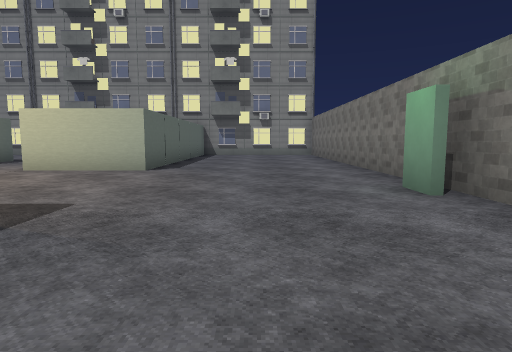
View 1 (above)

24 first-person views from a walk through a 3-D level made in the Godot game engine. The camera is 1.2 m above the floor, tilts 6° down and sees 75° across. The floor is counted in squares, 2 m on a side. Each view is taken from the middle of a square. On the plan, view 1 faces up. The plan holds only what a view shows up to about 10 squares ahead; the rest is blank. The place goes on beyond the plan. Some surface patterns are stand-ins.

View 2
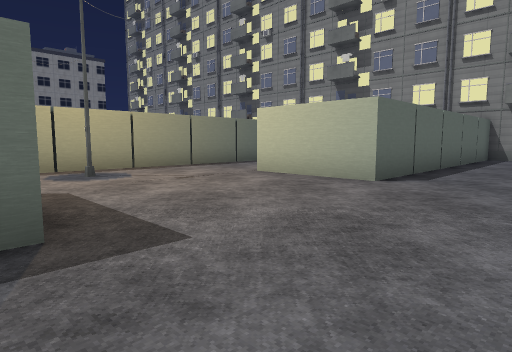

View 3
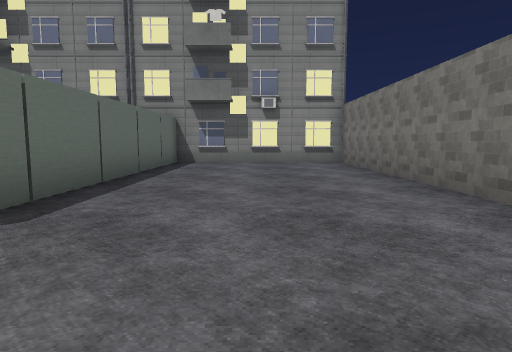

View 4
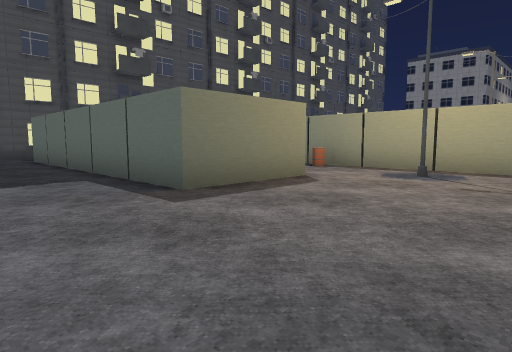

View 5
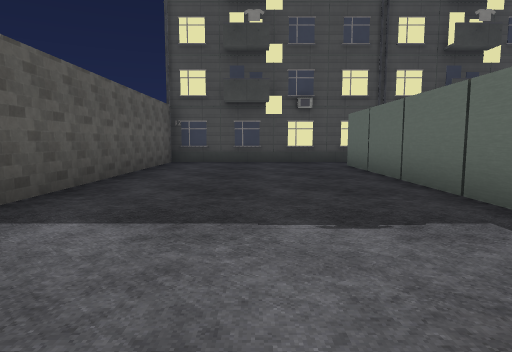

View 6
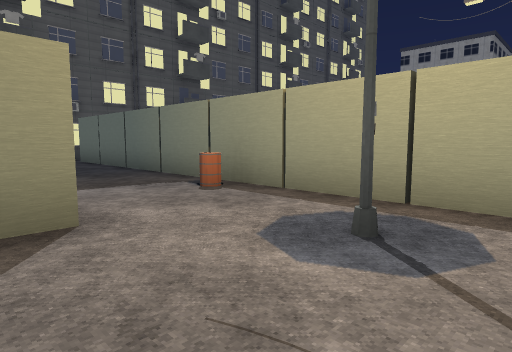

View 7
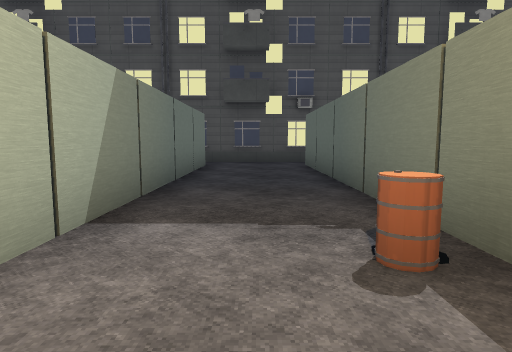

View 8
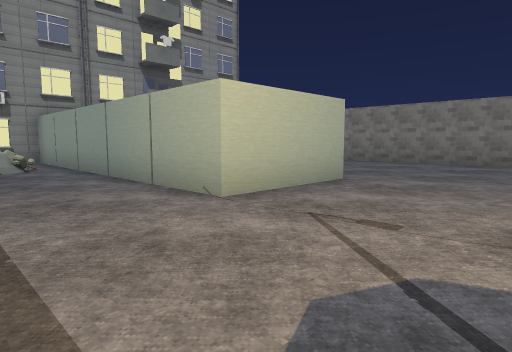

View 9
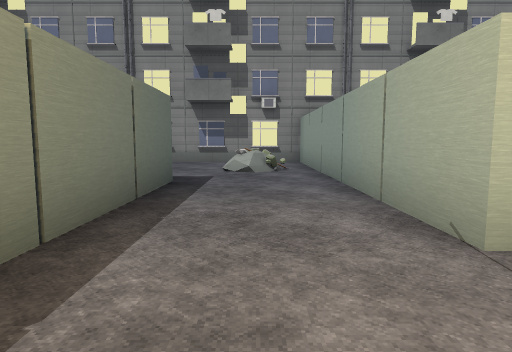

View 10
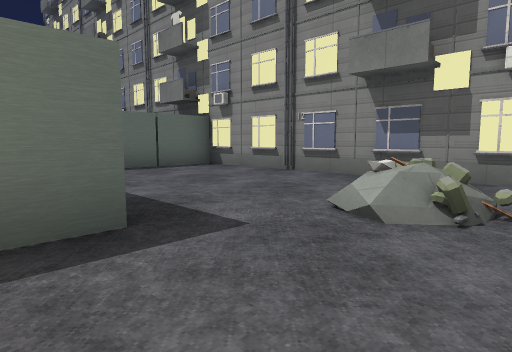

View 11
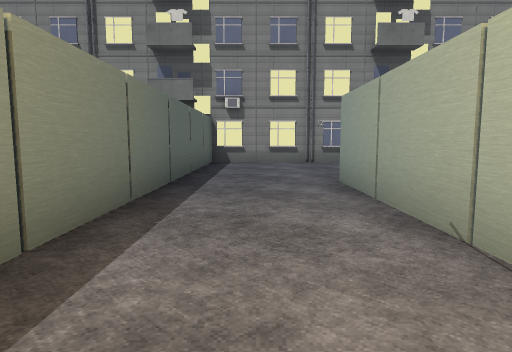

View 12
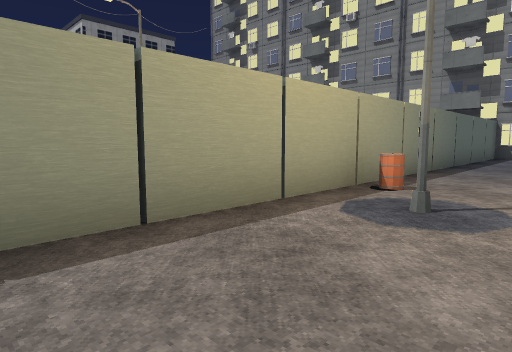

View 13
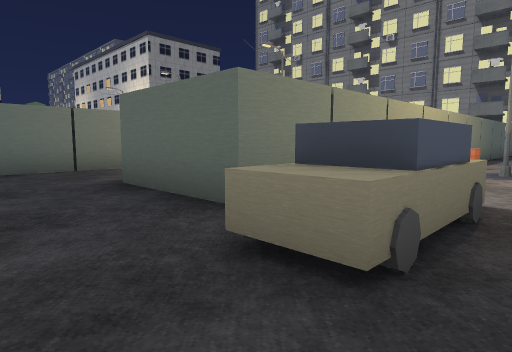

View 14
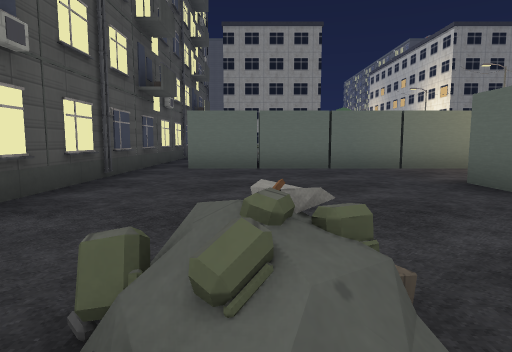

View 15
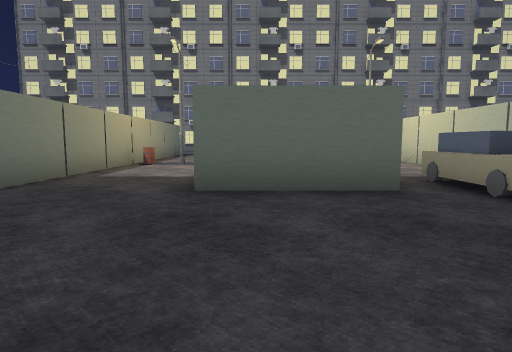

View 16
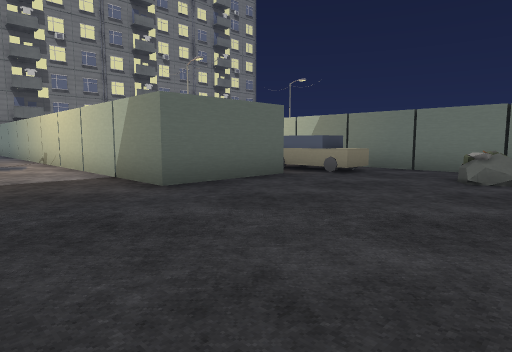

View 17
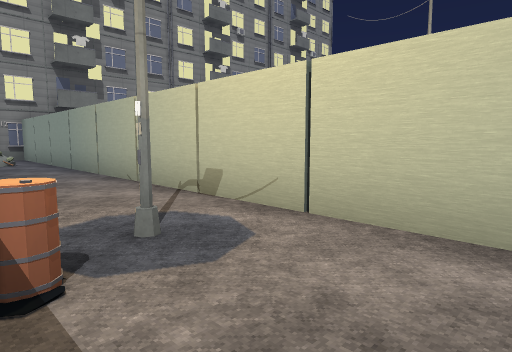

View 18
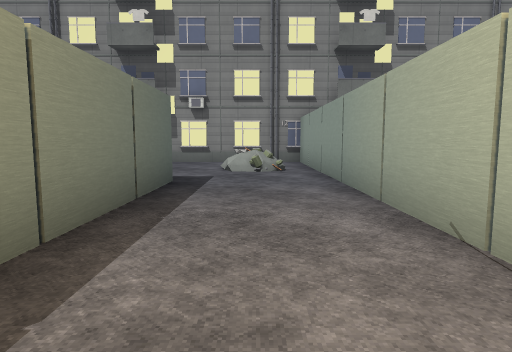

View 19
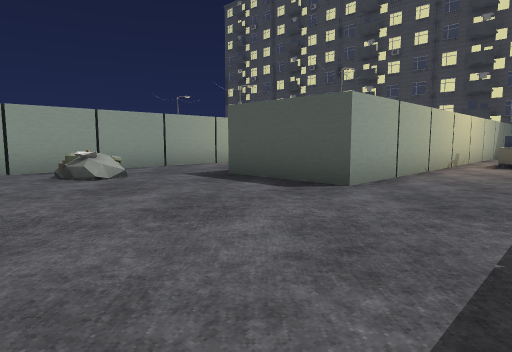

View 20
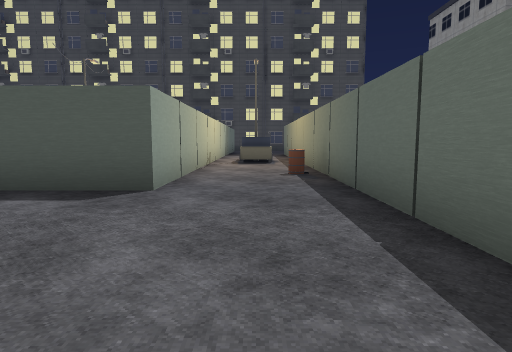

View 21
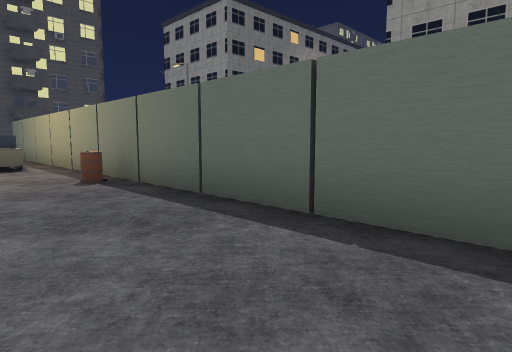

View 22
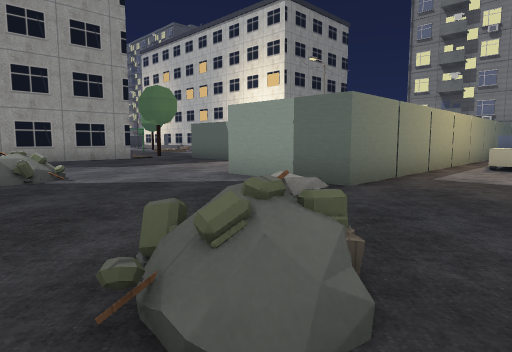

View 23
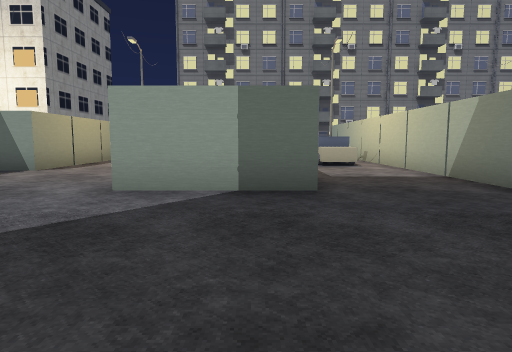

View 24
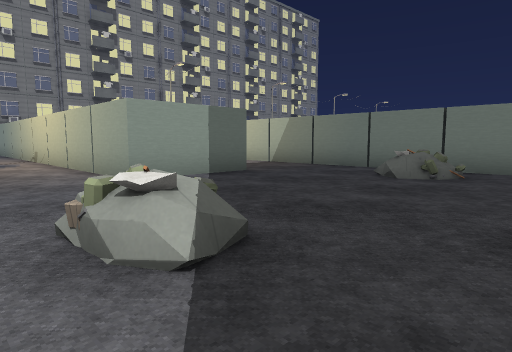

### Floor plan
Key: @ floor where view 1 was taken; # wall or solid block; . floor; D closed door; = window, fence, low wall or low ledge; ^ raised ledge; T tower; B block; O other object.
Columns run from 29 left of view 1 to 3 right of it. Each row starts with its distance up from view 1.
 15       TTTTTTTTTTTTTTTTTTTTTTTTTT
 14        ........##........##.....#
 13       #........##........##.....#
 12       #......=.##......=.##.....#
 11       #........##........##.....#
 10       #...##...##...##...##.....#
  9       #...##...##...##...##.....#
  8       #O..##...##...##...##.....#
  7       #...##...##...##...##.....#
  6 BB  .##...##...##...##..........#
  5 BB  .##.^.##...##O..##..........#
  4 BB. .##.#.##O#.##.#.##.#.......D#
  3 BB...##.^.##...##...##..........#
  2 BB...##...##...##...###..##.....
  1  ....##...##...##...##O..##.....
  0 .....##...##...##.^.##...##..@..#
 -1 .....##...##...##.^.##...##.....#
 -2 ..........##........##...##.....#
 -3 ..........##........##...##.....#
 -4   .=....=.##......=.##...##.....#
 -5   ........##.......  #...##.....#
 -6   .....  .........    ...  .....#
 -7         TTTTTTTTTTTTTTTTTTTTTTTT

Where each view was taken, in squares from view 1:
view 1: 0 up, 0 right, facing up
view 2: 2 up, 0 right, facing up-left
view 3: 5 up, 0 right, facing up
view 4: 6 up, 0 right, facing down-left
view 5: 3 up, 0 right, facing down
view 6: 5 up, 4 left, facing down-left
view 7: 3 up, 6 left, facing down
view 8: 4 up, 7 left, facing up-right
view 9: 5 up, 6 left, facing up
view 10: 9 up, 5 left, facing up-left
view 11: 5 up, 11 left, facing up
view 12: 1 up, 10 left, facing up-left
view 13: 3 down, 10 left, facing up-left
view 14: 4 down, 10 left, facing left
view 15: 5 down, 14 left, facing up
view 16: 5 down, 17 left, facing up-right
view 17: 2 up, 17 left, facing up-right
view 18: 5 up, 16 left, facing up
view 19: 14 up, 22 left, facing down-right
view 20: 14 up, 21 left, facing down
view 21: 13 up, 20 left, facing down-left
view 22: 5 down, 20 left, facing up-left
view 23: 5 down, 23 left, facing up
view 24: 6 down, 27 left, facing up-right
